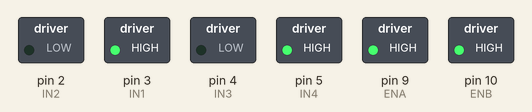
This sketch was run on a simulated Arduino Uno, built with avr-gcc and run on an emulated ATmega328P. Shown: switched loads named in the sketch (green lamp = pin HIGH).

Above: at 0.5 s.
At 1.5 s:
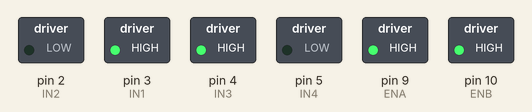
At 2.5 s:
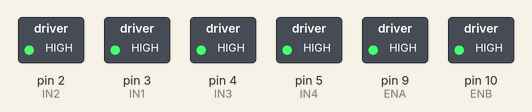
At 3.5 s:
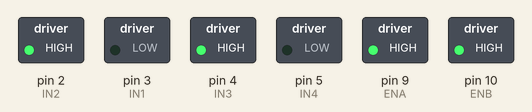
At 4.5 s:
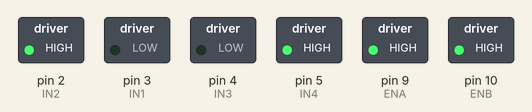
Timing chart, 0 to 6.5 s (numbered marks = the images above):
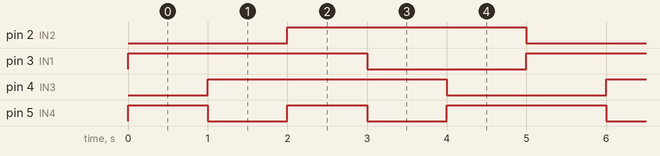

Measured:
- by itself, pin 2 (IN2), pin 3 (IN1), pin 4 (IN3): alternates HIGH for 3.0 s and LOW for 2.0 s
- by itself, pin 5 (IN4): repeats every 5.0 s: LOW 1.0 s, HIGH 1.0 s, LOW 1.0 s, HIGH 2.0 s
- by itself, everything shown: repeats every 5.0 s, in 5 steps

The sketch:

car.ino
```cpp
int sensor = A0;

//left motors
int ENB = 10;
int IN4 = 5;
int IN3 = 4;

//right motors
int ENA = 9;
int IN2 = 2;
int IN1 = 3;


void setup() {
  // put your setup code here, to run once:
  pinMode(ENB, OUTPUT);
  pinMode(ENA, OUTPUT);
  pinMode(IN1, OUTPUT);
  pinMode(IN2, OUTPUT);
  pinMode(IN3, OUTPUT);
  pinMode(IN4, OUTPUT);

  analogWrite(ENA, 255);
  analogWrite(ENB, 255);
}

void loop() {
  // put your main code here, to run repeatedly:

  goBackward();

  delay(1000);

  moveRight();

  delay(1000);

  goStop();

  delay(1000);

  goForward();

  delay(1000);

  moveLeft();

  delay(1000);

}

void goForward(){

  digitalWrite(IN4,0);
  digitalWrite(IN3,1);

  digitalWrite(IN1,0);
  digitalWrite(IN2,1);
}

void goBackward(){

  digitalWrite(IN4,1);
  digitalWrite(IN3,0);

  digitalWrite(IN1,1);
  digitalWrite(IN2,0);

}

void moveRight(){

  digitalWrite(IN4,0);
  digitalWrite(IN3,1);

  digitalWrite(IN1,1);
  digitalWrite(IN2,0);
}


void moveLeft(){

  digitalWrite(IN4,1);
  digitalWrite(IN3,0);

  digitalWrite(IN1,0);
  digitalWrite(IN2,1);


}


void goStop(){

  digitalWrite(IN4,1);
  digitalWrite(IN3,1);

  digitalWrite(IN1,1);
  digitalWrite(IN2,1);

}
```
